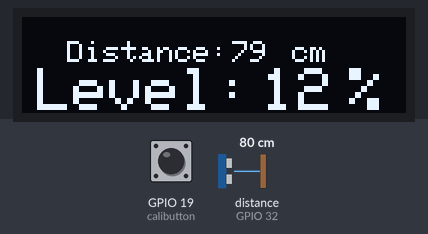
Bench run of a sketch on a simulated ESP32. Shown: 128×32 one-colour display. Wiring (inferred from the names in the program): ultrasonic range finder: trigger GPIO 33; echo GPIO 32. Inputs (shaded band) come from the test bench; at power-on: distance to the obstacle (sensor on GPIO 32) 80 cm, GPIO 19 (calibutton) HIGH. The echo pulse lasts 58.3 µs per cm; what the sketch prints to the serial monitor is not drawn.

Above: at 2.2 s.
2.3 s: distance to the obstacle (sensor on GPIO 32) set to 18 cm
At 3.8 s:
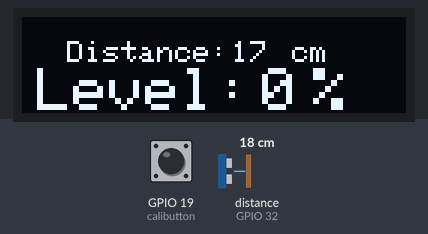
4.1 s: distance to the obstacle (sensor on GPIO 32) set to 2 cm
At 6.1 s:
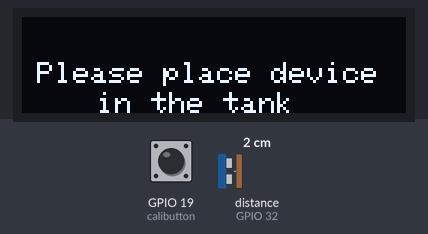
6.8 s: distance to the obstacle (sensor on GPIO 32) set to 35 cm
At 8.4 s:
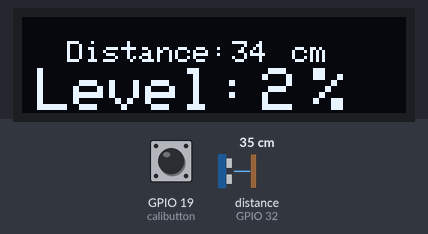
9.4 s: distance to the obstacle (sensor on GPIO 32) set to 4 cm
At 12.0 s:
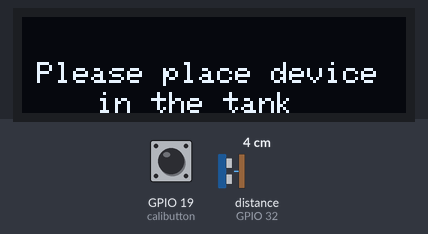
Timing chart, 0 to 13.1 s (numbered marks = the images above; inputs shaded):
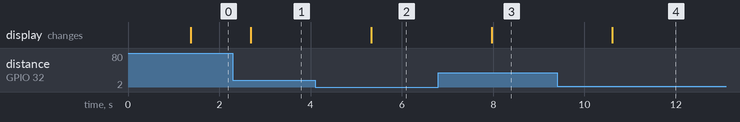

Measured:
- after the input at 2.3 s, the display: changes after 0.39 s (image 1)
- after the input at 4.1 s, the display: changes after 1.2 s (image 2)
- after the input at 6.8 s, the display: changes after 1.2 s (image 3)
- after the input at 9.4 s, the display: changes after 1.2 s (image 4)

The sketch:

water_level.ino
```cpp
#include <Adafruit_GFX.h>
#include <Adafruit_SSD1306.h>
#include <EEPROM.h>  // For saving calibration values
#define SCREEN_WIDTH 128
#define SCREEN_HEIGHT 32
#define OLED_RESET -1
#define SCREEN_ADDRESS 0x3C
Adafruit_SSD1306 display(SCREEN_WIDTH, SCREEN_HEIGHT, &Wire, OLED_RESET);

#define MAX_DISTANCE 400 // Max distance for the ultrasonic sensor (in cm)

#define echoPin 32
#define trigPin 33
#define calibutton 19

long duration;
int emptyDistance; // Distance when the tank is empty
int fullDistance;  // Distance when the tank is full
int currentDistance;
int waterLevel;
bool calibrated = false;
boolean DEBUG_MODE = 1;
volatile bool buttonPressed = false; // Flag to indicate button press
unsigned long buttonPressTime  = 0; // Tracks when the button was first pressed
bool calibrationTriggered = false;
int calibrationStep = 0;             // Tracks current calibration step
unsigned long lastCalibrationTime = 0; // Tracks time for delays


void setup() {
  Serial.begin(9600);

  // Check if calibration data exists in EEPROM
  //EEPROM.get(0, emptyDistance);
  //EEPROM.get(2, fullDistance);

  emptyDistance = 20;
  fullDistance =500;

  if (emptyDistance == 0 || fullDistance == 0) {
    // Calibration needed
    Serial.println("Calibration required!");
    calibrated = false;
  } else {
    // Calibration data exists
    Serial.println("Using saved calibration data.");
    calibrated = true;
  }

  if (!display.begin(SSD1306_SWITCHCAPVCC, SCREEN_ADDRESS)) {
    Serial.println(F("SSD1306 allocation failed"));
    for (;;);
  }

  display.clearDisplay();
  display.setTextSize(1);
  display.setTextColor(SSD1306_WHITE);
  display.setCursor(0, 5);
  display.print("Booting");
  Serial.println("\nProject Started");
  delay(1000);

  pinMode(trigPin, OUTPUT);  // Sets the trigPin as an OUTPUT
  pinMode(echoPin, INPUT);   // Sets the echoPin as an INPUT
  pinMode(calibutton, INPUT_PULLUP); // Set up button pin as input with pull-up resistor
   attachInterrupt(digitalPinToInterrupt(calibutton), onButtonPress, FALLING);  // Trigger on falling edge (button press)
}

void loop() {
   checkButtonForCalibration();

  if (!calibrated) {
    calibrateTank();
  } else {
    currentDistance = getMeanDistance();  // Get mean of 5 readings

    if (currentDistance > 0) {  // Valid reading
      waterLevel = map(currentDistance, emptyDistance, fullDistance, 0, 100);

      // Check if waterLevel is out of range and display the message
      if (waterLevel < 0 || waterLevel > 100) {
        display.clearDisplay();
        display.setTextSize(1);
        display.setCursor(5, 15);
        display.print("Please place device");
        display.setCursor(25, 25);
        display.print("in the tank");
        display.display();
      } else {
        Serial.print("Water level: ");
        Serial.print(waterLevel);
        Serial.println("%");

        if (waterLevel <= 5) {
          Serial.println("Tank is empty!");
        } else if (waterLevel >= 95) {
          Serial.println("Tank is full!");
        } else {
          Serial.println("Tank is average");
        }

        update_OLED();
      }
    }
    delay(1000);
  }

}

// Function to get distance reading from the ultrasonic sensor
int getDistance() {
  digitalWrite(trigPin, LOW);
  delayMicroseconds(2);
  digitalWrite(trigPin, HIGH);
  delayMicroseconds(20);
  digitalWrite(trigPin, LOW);
  duration = pulseIn(echoPin, HIGH);
  int distance = duration * 0.034 / 2;
   Serial.print("Distance: ");
  Serial.print (distance);
  Serial.println (" cm");
  delay(10);
  return distance;
}

// Function to take 5 readings and return the mean
int getMeanDistance() {
  int sum = 0;
  for (int i = 0; i < 5; i++) {
    int distance2 = getDistance();
    sum += distance2;
    delay(50); // Short delay between readings for stability
  }
  return sum / 5;
}

// Update OLED display with current distance reading
void update_OLED() {
  display.setTextSize(1);
  display.clearDisplay();
  display.setCursor(15, 8);
  display.print("Distance: ");
  display.setCursor(70, 8);
  display.print(currentDistance);  // Use currentDistance here
  display.setCursor(90, 8);
  display.print("cm");

  display.setTextSize(2);
  display.setCursor(5, 17);
  display.print("Level: ");
  display.setCursor(80, 17);
  display.print(waterLevel);  // Use currentDistance here

// Calculate the width of the waterLevel value in pixels
int waterLevelWidth = String(waterLevel).length() * 12;  // Estimate width
int percentageXPos = 80 + waterLevelWidth + 5;           // Position 15 pixels after water level

display.setCursor(percentageXPos, 17);
display.print("%");
  display.display();
}

// Debug print function
void debugPrint(String text) {
  if (DEBUG_MODE == 1)
    Serial.println(text);
}

// Calibration function (step-by-step non-blocking)
void calibrateTank() {
  unsigned long currentTime = millis();

  switch (calibrationStep) {
    case 0:  // Step 0: Display message to empty tank
      display.clearDisplay();
      display.setTextSize(1);
      display.setCursor(15, 10);
      display.print("Ensure tank is ");
      display.setTextSize(2);
      display.setCursor(30, 17);
      display.print("Empty");
      display.display();
      Serial.println("Ensure tank is empty");
      calibrationStep = 1;
      lastCalibrationTime = currentTime;  // Start the wait time
      break;

    case 1:  // Step 1: Wait for 10 seconds
      if (currentTime - lastCalibrationTime >= 10000) {
        emptyDistance = getMeanDistance();
        EEPROM.put(0, emptyDistance);  // Save to EEPROM
        Serial.print("Empty tank distance: ");
        Serial.println(emptyDistance);
        calibrationStep = 2;  // Move to next step
      }
      break;

    case 2:  // Step 2: Display message to fill tank
      display.clearDisplay();
      display.setTextSize(1);
      display.setCursor(15, 3);
      display.print("Ensure tank is");
      display.setTextSize(2);
      display.setCursor(40, 17);
      display.print("Full");
      display.display();
      Serial.println("Ensure tank is full");
      calibrationStep = 3;
      lastCalibrationTime = currentTime;  // Reset wait time
      break;

    case 3:  // Step 3: Wait for 10 seconds
      if (currentTime - lastCalibrationTime >= 10000) {
        fullDistance = getMeanDistance();
        EEPROM.put(2, fullDistance);  // Save to EEPROM
        Serial.print("Full tank distance: ");
        Serial.println(fullDistance);
        calibrated = true;  // Calibration complete
        Serial.println("Calibration completed.");
      }
      break;
  }
}

// Interrupt Service Routine (ISR) for button press
void onButtonPress() {
  if (!buttonPressed) {  // Only set if it's not already pressed
    buttonPressTime = millis();  // Record the time of the press
    buttonPressed = true;        // Set the flag
  }
}

// Main function to check button hold duration
void checkButtonForCalibration() {
  if (buttonPressed) {
    // Check if button is held down for 6 seconds
    if (digitalRead(calibutton) == LOW && (millis() - buttonPressTime >= 6000)) {
      Serial.println("Entering Calibration Mode...");
      calibrationStep = 0;     // Reset calibration step
      calibrated = false;      // Trigger calibration process
      buttonPressed = false;   // Reset flag after triggering
    } else if (digitalRead(calibutton) == HIGH) { // Button released before 6 seconds
      buttonPressed = false;    // Reset flag
    }
  }
}
```
